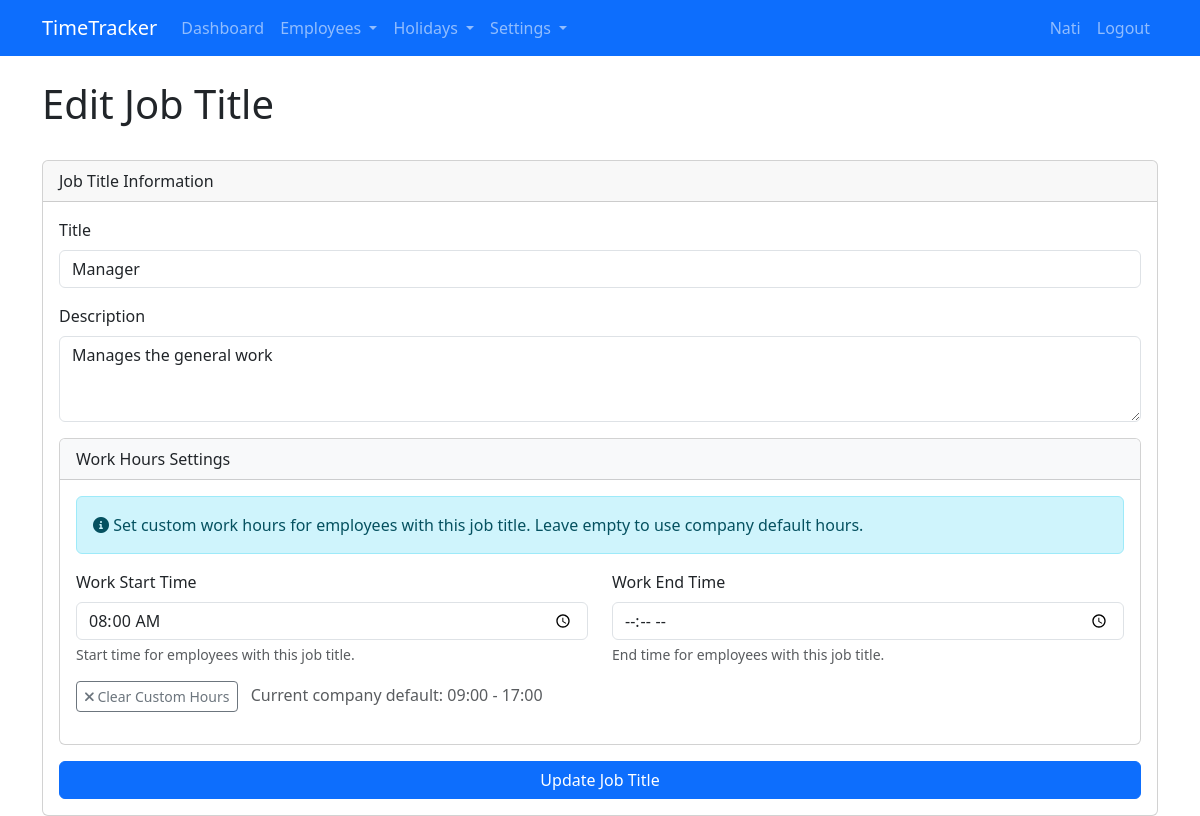
The app's page /edit_job_title/1 (signed in) with its own data.
### app.py (models this page shows, shortened)
class User(UserMixin, db.Model):
    id = db.Column(db.Integer, primary_key=True)
    username = db.Column(db.String(80), unique=True, nullable=False)
    email = db.Column(db.String(120), unique=True, nullable=False)
    password_hash = db.Column(db.String(128))
    is_admin = db.Column(db.Boolean, default=False)
    company_id = db.Column(db.Integer, db.ForeignKey('company.id'))

class JobTitle(db.Model):
    id = db.Column(db.Integer, primary_key=True)
    title = db.Column(db.String(100), nullable=False)
    description = db.Column(db.Text)
    company_id = db.Column(db.Integer, db.ForeignKey('company.id'), nullable=False)
    work_start_time = db.Column(db.Time, nullable=True)  # Custom start time, NULL means use company default
    work_end_time = db.Column(db.Time, nullable=True)    # Custom end time, NULL means use company default
    employees = db.relationship('Employee', backref='job_title', lazy=True)

class Company(db.Model):
    id = db.Column(db.Integer, primary_key=True)
    name = db.Column(db.String(100), nullable=False)
    standard_hours = db.Column(db.Integer, default=40)  # Standard weekly hours before overtime
    default_night_allowance = db.Column(db.Float, default=0.1)  # Default night shift allowance
    default_work_start_time = db.Column(db.Time, default=time(9, 0))  # Default: 9:00 AM
    default_work_end_time = db.Column(db.Time, default=time(17, 0))  # Default: 5:00 PM
    enforce_work_hours = db.Column(db.Boolean, default=False)  # Whether to enforce work hours
    users = db.relationship('User', backref='company', lazy=True)
    employees = db.relationship('Employee', backref='company', lazy=True)
    job_titles = db.relationship('JobTitle', backref='company', lazy=True)
    locations = db.relationship('Location', backref='company', lazy=True)
    groups = db.relationship('EmployeeGroup', backref='company', lazy=True)

### app.py (the view, shortened to what this page needs)
@app.route('/edit_job_title/<int:title_id>', methods=['GET', 'POST'])
@login_required
def edit_job_title(title_id):
    if not current_user.is_admin:
        flash('Access denied.')
        return redirect(url_for('dashboard'))
    job_title = JobTitle.query.get_or_404(title_id)
    company = current_user.company
    if job_title.company_id != company.id:
        flash('Access denied.')
        return redirect(url_for('job_titles'))
    return render_template('edit_job_title.html', job_title=job_title, company=company)

### app.py (called while the page is built)
@login_manager.user_loader
def load_user(user_id):
    return User.query.get(int(user_id))

### templates/edit_job_title.html (shortened to what this page needs)
{% extends "base.html" %}
{% block content %}
<div class="row mb-4">
    <div class="col-md-12">
        <h1>Edit Job Title</h1>
    </div>
</div>
<div class="row">
    <div class="col-md-12">
        <div class="card">
            <div class="card-header">Job Title Information</div>
            <div class="card-body">
                <form method="POST">
                    <div class="mb-3">
                        <label for="title" class="form-label">Title</label>
                        <input type="text" class="form-control" id="title" name="title" value="{{ job_title.title }}" required>
                    </div>
                    <div class="mb-3">
                        <label for="description" class="form-label">Description</label>
                        <textarea class="form-control" id="description" name="description" rows="3">{{ job_title.description }}</textarea>
                    </div>
                    <div class="card mb-3">
                        <div class="card-header bg-light">Work Hours Settings</div>
                        <div class="card-body">
                            <div class="alert alert-info">
                                <i class="fas fa-info-circle"></i> Set custom work hours for employees with this job title. Leave empty to use company default hours.
                            </div>
                            <div class="row">
                                <div class="col-md-6">
                                    <div class="mb-3">
                                        <label for="work_start_time" class="form-label">Work Start Time</label>
                                        <input type="time" class="form-control" id="work_start_time" name="work_start_time"
                                               value="{{ job_title.work_start_time.strftime('%H:%M') if job_title.work_start_time else '' }}">
                                        <div class="form-text">Start time for employees with this job title.</div>
                                    </div>
                                </div>
                                <div class="col-md-6">
                                    <div class="mb-3">
                                        <label for="work_end_time" class="form-label">Work End Time</label>
                                        <input type="time" class="form-control" id="work_end_time" name="work_end_time"
                                               value="{{ job_title.work_end_time.strftime('%H:%M') if job_title.work_end_time else '' }}">
                                        <div class="form-text">End time for employees with this job title.</div>
                                    </div>
                                </div>
                            </div>
                            <div class="mb-3">
                                <button type="button" id="clear-hours" class="btn btn-outline-secondary btn-sm">
                                    <i class="fas fa-times"></i> Clear Custom Hours
                                </button>
                                <span class="ms-2 text-muted">Current company default:
                                    {{ company.default_work_start_time.strftime('%H:%M') if company.default_work_start_time else '09:00' }} -
                                    {{ company.default_work_end_time.strftime('%H:%M') if company.default_work_end_time else '17:00' }}
                                </span>
                            </div>
                        </div>
                    </div>
                    <div class="d-grid">
                        <button type="submit" class="btn btn-primary">Update Job Title</button>
                    </div>
                </form>
            </div>
        </div>
    </div>
</div>
{% endblock %}

### templates/base.html (shortened to what this page needs)
<!DOCTYPE html>
<html lang="en">
<head>
    <link href="https://cdn.jsdelivr.net/npm/bootstrap@5.3.0-alpha1/dist/css/bootstrap.min.css" rel="stylesheet">
    <link href="https://cdnjs.cloudflare.com/ajax/libs/font-awesome/6.0.0/css/all.min.css" rel="stylesheet">
</head>
<body>
    <nav class="navbar navbar-expand-lg navbar-dark bg-primary">
        <div class="container">
            <a class="navbar-brand" href="{{ url_for('index') }}">TimeTracker</a>
            <div class="collapse navbar-collapse" id="navbarNav">
                <ul class="navbar-nav me-auto">
                    {% if current_user.is_authenticated %}
                    <li class="nav-item">
                        <a class="nav-link" href="{{ url_for('dashboard') }}">Dashboard</a>
                    </li>
                    {% if current_user.is_admin %}
                    <li class="nav-item dropdown">
                        <a class="nav-link dropdown-toggle" href="#" id="employeesDropdown" role="button" data-bs-toggle="dropdown" aria-expanded="false">
                            Employees
                        </a>
                    </li>
                    <li class="nav-item dropdown">
                        <a class="nav-link dropdown-toggle" href="#" id="holidaysDropdown" role="button" data-bs-toggle="dropdown" aria-expanded="false">
                            Holidays
                        </a>
                    </li>
                    <li class="nav-item dropdown">
                        <a class="nav-link dropdown-toggle" href="#" id="settingsDropdown" role="button" data-bs-toggle="dropdown" aria-expanded="false">
                            Settings
                        </a>
                    </li>
                    {% endif %}
                    {% endif %}
                </ul>
                <ul class="navbar-nav">
                    {% if current_user.is_authenticated %}
                    <li class="nav-item">
                        <span class="nav-link">{{ current_user.username }}</span>
                    </li>
                    <li class="nav-item">
                        <a class="nav-link" href="{{ url_for('logout') }}">Logout</a>
                    </li>
                    {% endif %}
                </ul>
            </div>
        </div>
    </nav>
    <div class="container mt-4">
        {% block content %}{% endblock %}
    </div>
</body>
</html>

### records on screen
User: username "Nati"
JobTitle: title "Manager", description "Manages the general work", work_start_time "08:00"
Company: default_work_start_time "09:00", default_work_end_time "17:00"
